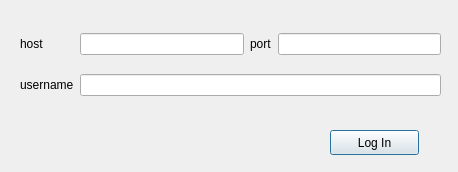
<?xml version="1.0" encoding="UTF-8"?>
<ui version="4.0">
 <class>VideoChat</class>
 <widget class="QDialog" name="VideoChat">
  <property name="geometry">
   <rect>
    <x>0</x>
    <y>0</y>
    <width>458</width>
    <height>172</height>
   </rect>
  </property>
  <property name="windowTitle">
   <string>Dialog</string>
  </property>
  <widget class="QWidget" name="layoutWidget">
   <property name="geometry">
    <rect>
     <x>20</x>
     <y>20</y>
     <width>421</width>
     <height>91</height>
    </rect>
   </property>
   <layout class="QGridLayout" name="gridLayout">
    <item row="3" column="2">
     <widget class="QLabel" name="label">
      <property name="text">
       <string>port</string>
      </property>
     </widget>
    </item>
    <item row="6" column="0">
     <widget class="QLabel" name="label_2">
      <property name="text">
       <string>username</string>
      </property>
     </widget>
    </item>
    <item row="3" column="1">
     <widget class="QLineEdit" name="lineEdit_host"/>
    </item>
    <item row="3" column="0">
     <widget class="QLabel" name="label_3">
      <property name="text">
       <string>host</string>
      </property>
     </widget>
    </item>
    <item row="3" column="3">
     <widget class="QLineEdit" name="lineEdit_port"/>
    </item>
    <item row="6" column="1" colspan="3">
     <widget class="QLineEdit" name="lineEdit_username"/>
    </item>
   </layout>
  </widget>
  <widget class="QPushButton" name="pushButton">
   <property name="geometry">
    <rect>
     <x>330</x>
     <y>130</y>
     <width>89</width>
     <height>25</height>
    </rect>
   </property>
   <property name="text">
    <string>Log In</string>
   </property>
  </widget>
 </widget>
 <resources/>
 <connections/>
</ui>
